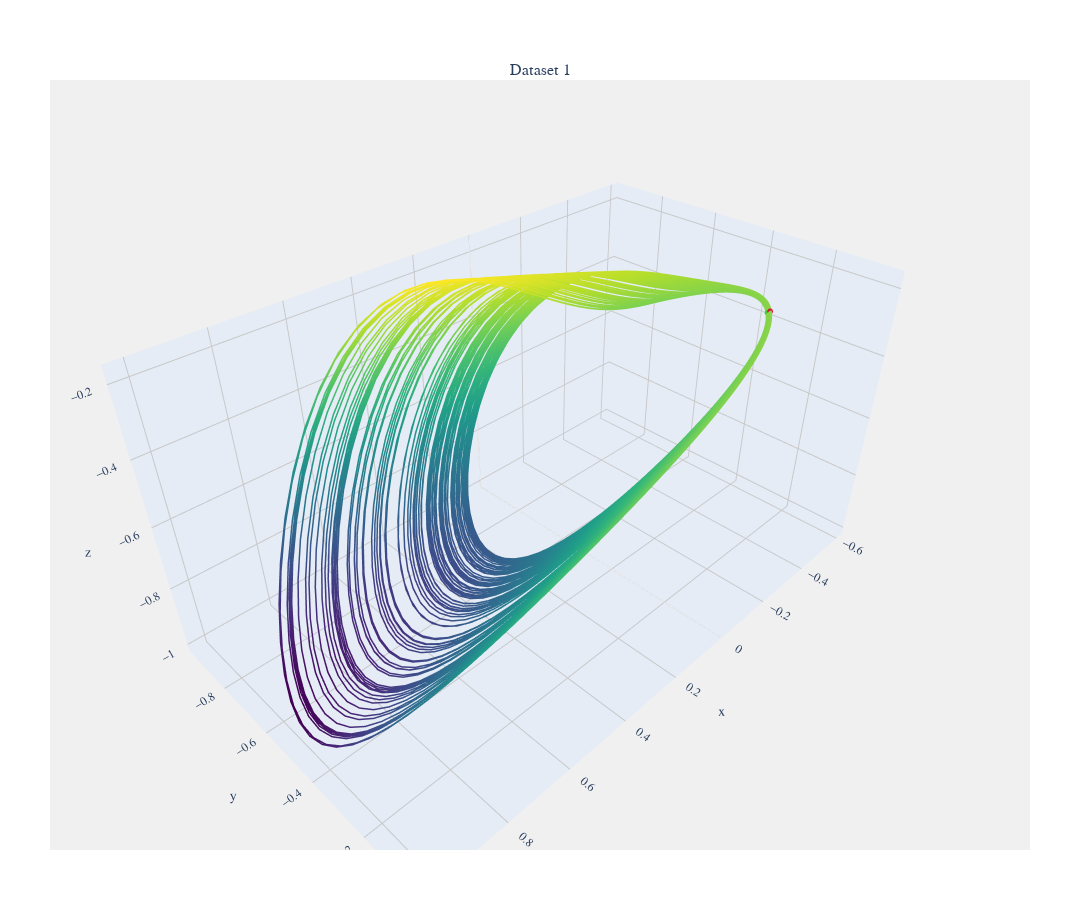

This figure's notebook cell:
### Code cell
viz.compare_plot(datasets=[input[:,:3]], figsize=(1080, 900))

### Figure 1 — Plotly figure (JSON) as saved in the notebook; plotly's stock layout.template omitted (floating-point values rounded to 4 significant figures; data arrays with more than 128 entries replaced by an {"elided": "..."} marker saying what was removed)
{"data": [{"hoverinfo": "x+y+z", "line": {"color": {"elided": "10000 float values"}, "colorscale": [[0, "#440154"], [0.1111, "#482878"], [0.2222, "#3e4989"], [0.3333, "#31688e"], [0.4444, "#26828e"], [0.5556, "#1f9e89"], [0.6667, "#35b779"], [0.7778, "#6ece58"], [0.8889, "#b5de2b"], [1, "#fde725"]], "width": 3}, "mode": "lines", "name": "Dataset 1", "scene": "scene", "type": "scatter3d", "x": {"elided": "10000 float values"}, "y": {"elided": "10000 float values"}, "z": {"elided": "10000 float values"}}, {"hoverinfo": "none", "marker": {"color": "limegreen", "size": 2}, "mode": "markers", "name": "Start", "scene": "scene", "showlegend": false, "type": "scatter3d", "x": [-0.5037], "y": [-0.3056], "z": [-0.3305]}, {"hoverinfo": "none", "marker": {"color": "crimson", "size": 2}, "mode": "markers", "name": "End", "scene": "scene", "showlegend": false, "type": "scatter3d", "x": [-0.5096], "y": [-0.3019], "z": [-0.326]}], "layout": {"annotations": [{"font": {"size": 16}, "showarrow": false, "text": "Dataset 1", "x": 0.5, "xanchor": "center", "xref": "paper", "y": 1, "yanchor": "bottom", "yref": "paper"}], "font": {"family": "Arial", "size": 12}, "height": 900, "margin": {"b": 50, "l": 50, "r": 50, "t": 80}, "paper_bgcolor": "white", "plot_bgcolor": "rgb(240, 240, 240)", "scene": {"aspectmode": "data", "bgcolor": "rgb(240, 240, 240)", "domain": {"x": [0, 1], "y": [0, 1]}, "xaxis": {"gridcolor": "rgb(200, 200, 200)", "showbackground": true}, "yaxis": {"gridcolor": "rgb(200, 200, 200)", "showbackground": true}, "zaxis": {"gridcolor": "rgb(200, 200, 200)", "showbackground": true}}, "showlegend": false, "width": 1080}}
